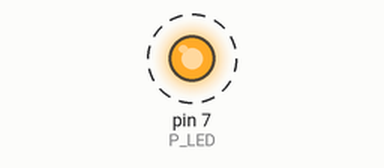
The program below on a simulated Raspberry Pi (header pin numbers). On the bench: output pins drawn as LEDs (lit = HIGH). Dashed ring = blinking. What the program prints to the terminal is not drawn.

Above: at 0.05 s.
Timing chart, 0 to 3.0 s (numbered marks = the images above):
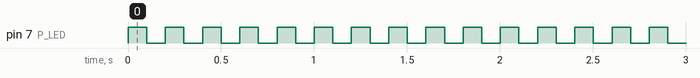

Measured:
- by itself, pin 7 (P_LED): alternates HIGH for 0.10 s and LOW for 0.10 s

The program:

LED2.py
```python
# LED2.py

import RPi.GPIO as GPIO
import time
P_LED = 7 # adapt to your wiring

def setup():
    GPIO.setmode(GPIO.BOARD)
    GPIO.setup(P_LED, GPIO.OUT)

print("blinking now")
setup()
while True:
    GPIO.output(P_LED, GPIO.HIGH)
    print("on")
    time.sleep(0.1)
    GPIO.output(P_LED, GPIO.LOW)
    print("off")
    time.sleep(0.1)
```
